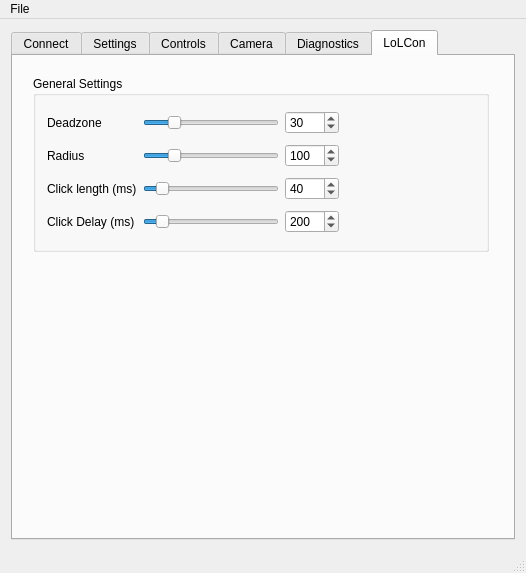
<?xml version="1.0" encoding="UTF-8"?>
<ui version="4.0">
 <class>MainWindow</class>
 <widget class="QMainWindow" name="MainWindow">
  <property name="geometry">
   <rect>
    <x>0</x>
    <y>0</y>
    <width>526</width>
    <height>573</height>
   </rect>
  </property>
  <property name="windowTitle">
   <string>QJoyControl</string>
  </property>
  <widget class="QWidget" name="centralWidget">
   <layout class="QGridLayout" name="gridLayout">
    <item row="1" column="0">
     <widget class="QTabWidget" name="tabWidget">
      <property name="currentIndex">
       <number>5</number>
      </property>
      <widget class="QWidget" name="tabConnect">
       <property name="minimumSize">
        <size>
         <width>0</width>
         <height>0</height>
        </size>
       </property>
       <attribute name="title">
        <string>Connect</string>
       </attribute>
       <layout class="QGridLayout" name="gridLayout_2">
        <item row="3" column="1">
         <widget class="QToolButton" name="toolButtonConnect">
          <property name="sizePolicy">
           <sizepolicy hsizetype="Preferred" vsizetype="Fixed">
            <horstretch>0</horstretch>
            <verstretch>0</verstretch>
           </sizepolicy>
          </property>
          <property name="text">
           <string>Connect</string>
          </property>
         </widget>
        </item>
        <item row="0" column="0" rowspan="5">
         <widget class="QListWidget" name="listWidgetDevices"/>
        </item>
        <item row="4" column="1">
         <widget class="QToolButton" name="toolButtonDisconnect">
          <property name="sizePolicy">
           <sizepolicy hsizetype="Preferred" vsizetype="Fixed">
            <horstretch>0</horstretch>
            <verstretch>0</verstretch>
           </sizepolicy>
          </property>
          <property name="text">
           <string>Disconnect</string>
          </property>
         </widget>
        </item>
        <item row="0" column="1">
         <widget class="QToolButton" name="toolButtonRefresh">
          <property name="sizePolicy">
           <sizepolicy hsizetype="Preferred" vsizetype="Fixed">
            <horstretch>0</horstretch>
            <verstretch>0</verstretch>
           </sizepolicy>
          </property>
          <property name="text">
           <string>Refresh</string>
          </property>
         </widget>
        </item>
        <item row="2" column="1">
         <widget class="QLabel" name="labelDeviceInfo">
          <property name="font">
           <font>
            <pointsize>10</pointsize>
           </font>
          </property>
          <property name="text">
           <string>No device connected</string>
          </property>
          <property name="wordWrap">
           <bool>true</bool>
          </property>
         </widget>
        </item>
        <item row="1" column="1">
         <widget class="QCheckBox" name="checkBoxOnlyNintendo">
          <property name="font">
           <font>
            <pointsize>10</pointsize>
           </font>
          </property>
          <property name="text">
           <string>Only show Nintendo devices</string>
          </property>
          <property name="checked">
           <bool>true</bool>
          </property>
         </widget>
        </item>
       </layout>
      </widget>
      <widget class="QWidget" name="tabSettings">
       <attribute name="title">
        <string>Settings</string>
       </attribute>
       <layout class="QGridLayout" name="gridLayout_5">
        <item row="1" column="0">
         <widget class="QGroupBox" name="groupBoxApplicationSettings">
          <property name="title">
           <string>Application settings</string>
          </property>
          <layout class="QGridLayout" name="gridLayout_6">
           <item row="2" column="0">
            <widget class="QCheckBox" name="checkBoxDiagnostics">
             <property name="text">
              <string>Show diagnostics tab</string>
             </property>
             <property name="checked">
              <bool>true</bool>
             </property>
            </widget>
           </item>
           <item row="4" column="0">
            <widget class="QCheckBox" name="checkBoxAppNap">
             <property name="text">
              <string>Prevent App Nap</string>
             </property>
             <property name="checked">
              <bool>true</bool>
             </property>
            </widget>
           </item>
           <item row="1" column="1">
            <spacer name="horizontalSpacer">
             <property name="orientation">
              <enum>Qt::Horizontal</enum>
             </property>
             <property name="sizeHint" stdset="0">
              <size>
               <width>40</width>
               <height>20</height>
              </size>
             </property>
            </spacer>
           </item>
           <item row="5" column="0">
            <widget class="QCheckBox" name="checkBoxIdleSleep">
             <property name="text">
              <string>Prevent idle sleep</string>
             </property>
            </widget>
           </item>
           <item row="6" column="0">
            <spacer name="verticalSpacer">
             <property name="orientation">
              <enum>Qt::Vertical</enum>
             </property>
             <property name="sizeHint" stdset="0">
              <size>
               <width>20</width>
               <height>40</height>
              </size>
             </property>
            </spacer>
           </item>
           <item row="1" column="0">
            <widget class="QCheckBox" name="checkBoxInvertIcon">
             <property name="text">
              <string>Use Dark Mode icon</string>
             </property>
             <property name="checked">
              <bool>true</bool>
             </property>
            </widget>
           </item>
           <item row="3" column="0">
            <widget class="QCheckBox" name="checkBoxWarnClose">
             <property name="text">
              <string>Warn on application close</string>
             </property>
             <property name="checked">
              <bool>true</bool>
             </property>
            </widget>
           </item>
           <item row="0" column="0">
            <widget class="QCheckBox" name="checkBoxAutoConnect">
             <property name="text">
              <string>Automatically reconnect</string>
             </property>
             <property name="checked">
              <bool>true</bool>
             </property>
            </widget>
           </item>
          </layout>
         </widget>
        </item>
        <item row="3" column="0">
         <widget class="QGroupBox" name="groupBoxJoyConSettings">
          <property name="title">
           <string>JoyCon Settings</string>
          </property>
          <layout class="QGridLayout" name="gridLayout_9">
           <item row="0" column="1">
            <widget class="QSpinBox" name="spinBoxPlayerLED">
             <property name="maximum">
              <number>255</number>
             </property>
             <property name="value">
              <number>144</number>
             </property>
             <property name="displayIntegerBase">
              <number>2</number>
             </property>
            </widget>
           </item>
           <item row="0" column="2">
            <spacer name="horizontalSpacer_3">
             <property name="orientation">
              <enum>Qt::Horizontal</enum>
             </property>
             <property name="sizeHint" stdset="0">
              <size>
               <width>40</width>
               <height>20</height>
              </size>
             </property>
            </spacer>
           </item>
           <item row="0" column="0">
            <widget class="QLabel" name="label">
             <property name="text">
              <string>Player LED</string>
             </property>
            </widget>
           </item>
           <item row="1" column="1">
            <spacer name="verticalSpacer_4">
             <property name="orientation">
              <enum>Qt::Vertical</enum>
             </property>
             <property name="sizeHint" stdset="0">
              <size>
               <width>20</width>
               <height>40</height>
              </size>
             </property>
            </spacer>
           </item>
          </layout>
         </widget>
        </item>
        <item row="2" column="0" colspan="2">
         <widget class="QGroupBox" name="groupBoxMouseSettings">
          <property name="title">
           <string>Mouse pointer settings</string>
          </property>
          <layout class="QGridLayout" name="gridLayout_7">
           <item row="1" column="2">
            <widget class="QSpinBox" name="spinBox_2">
             <property name="maximum">
              <number>10</number>
             </property>
             <property name="value">
              <number>8</number>
             </property>
            </widget>
           </item>
           <item row="2" column="1">
            <widget class="QDoubleSpinBox" name="doubleSpinBoxGyroDeadzone">
             <property name="maximum">
              <double>10.000000000000000</double>
             </property>
             <property name="singleStep">
              <double>0.010000000000000</double>
             </property>
             <property name="value">
              <double>0.030000000000000</double>
             </property>
            </widget>
           </item>
           <item row="1" column="0">
            <widget class="QLabel" name="label_3">
             <property name="text">
              <string>Gyro sensitivity</string>
             </property>
            </widget>
           </item>
           <item row="0" column="1">
            <widget class="QSlider" name="horizontalSliderAnalogSensitivity">
             <property name="minimum">
              <number>1</number>
             </property>
             <property name="maximum">
              <number>10</number>
             </property>
             <property name="value">
              <number>4</number>
             </property>
             <property name="orientation">
              <enum>Qt::Horizontal</enum>
             </property>
            </widget>
           </item>
           <item row="1" column="1">
            <widget class="QSlider" name="horizontalSliderGyroSensitivity">
             <property name="minimum">
              <number>1</number>
             </property>
             <property name="maximum">
              <number>10</number>
             </property>
             <property name="value">
              <number>8</number>
             </property>
             <property name="orientation">
              <enum>Qt::Horizontal</enum>
             </property>
            </widget>
           </item>
           <item row="0" column="0">
            <widget class="QLabel" name="label_2">
             <property name="text">
              <string>Analog sensitivity</string>
             </property>
            </widget>
           </item>
           <item row="0" column="2">
            <widget class="QSpinBox" name="spinBox">
             <property name="maximum">
              <number>10</number>
             </property>
             <property name="value">
              <number>4</number>
             </property>
            </widget>
           </item>
           <item row="3" column="1">
            <widget class="QCheckBox" name="checkBoxInvertMouse">
             <property name="layoutDirection">
              <enum>Qt::LeftToRight</enum>
             </property>
             <property name="text">
              <string>Invert Y-Axis</string>
             </property>
             <property name="tristate">
              <bool>false</bool>
             </property>
            </widget>
           </item>
           <item row="2" column="0">
            <widget class="QLabel" name="label_4">
             <property name="text">
              <string>Gyro deadzone</string>
             </property>
            </widget>
           </item>
           <item row="5" column="1">
            <spacer name="verticalSpacer_2">
             <property name="orientation">
              <enum>Qt::Vertical</enum>
             </property>
             <property name="sizeHint" stdset="0">
              <size>
               <width>20</width>
               <height>40</height>
              </size>
             </property>
            </spacer>
           </item>
           <item row="1" column="3">
            <spacer name="horizontalSpacer_2">
             <property name="orientation">
              <enum>Qt::Horizontal</enum>
             </property>
             <property name="sizeHint" stdset="0">
              <size>
               <width>40</width>
               <height>20</height>
              </size>
             </property>
            </spacer>
           </item>
          </layout>
         </widget>
        </item>
       </layout>
      </widget>
      <widget class="QWidget" name="tabControls">
       <attribute name="title">
        <string>Controls</string>
       </attribute>
       <layout class="QGridLayout" name="gridLayout_8">
        <item row="3" column="1">
         <widget class="QCheckBox" name="checkBoxGyroMouse">
          <property name="text">
           <string>Move mouse with gyro data</string>
          </property>
          <property name="checked">
           <bool>true</bool>
          </property>
         </widget>
        </item>
        <item row="0" column="1">
         <widget class="InputMapPanel" name="inputMapR" native="true"/>
        </item>
        <item row="0" column="0">
         <widget class="InputMapPanel" name="inputMapL" native="true">
          <property name="font">
           <font>
            <pointsize>10</pointsize>
           </font>
          </property>
         </widget>
        </item>
        <item row="3" column="0">
         <widget class="QCheckBox" name="checkBoxLolAnalog">
          <property name="enabled">
           <bool>true</bool>
          </property>
          <property name="text">
           <string>LoL left analog</string>
          </property>
         </widget>
        </item>
        <item row="1" column="1">
         <widget class="QCheckBox" name="checkBoxRightAnalogMouse">
          <property name="text">
           <string>Move mouse with right analog data</string>
          </property>
          <property name="checked">
           <bool>true</bool>
          </property>
         </widget>
        </item>
        <item row="1" column="0">
         <widget class="QCheckBox" name="checkBoxLeftAnalogMouse">
          <property name="text">
           <string>Move mouse with left analog data</string>
          </property>
          <property name="checked">
           <bool>true</bool>
          </property>
         </widget>
        </item>
        <item row="2" column="1">
         <widget class="QCheckBox" name="checkBoxRightClick">
          <property name="text">
           <string>Click with R / ZR</string>
          </property>
          <property name="checked">
           <bool>true</bool>
          </property>
         </widget>
        </item>
        <item row="2" column="0">
         <widget class="QCheckBox" name="checkBoxLeftClick">
          <property name="text">
           <string>Click with L / ZL</string>
          </property>
          <property name="checked">
           <bool>true</bool>
          </property>
         </widget>
        </item>
       </layout>
       <zorder>checkBoxLeftClick</zorder>
       <zorder>checkBoxGyroMouse</zorder>
       <zorder>checkBoxLeftAnalogMouse</zorder>
       <zorder>checkBoxRightAnalogMouse</zorder>
       <zorder>checkBoxRightClick</zorder>
       <zorder>inputMapL</zorder>
       <zorder>inputMapR</zorder>
       <zorder>checkBoxLolAnalog</zorder>
      </widget>
      <widget class="QWidget" name="tabCamera">
       <attribute name="title">
        <string>Camera</string>
       </attribute>
       <layout class="QGridLayout" name="gridLayout_3" columnstretch="1,10">
        <item row="3" column="0">
         <widget class="QGroupBox" name="groupBoxExposure">
          <property name="title">
           <string>Exposure</string>
          </property>
          <layout class="QGridLayout" name="gridLayout_10">
           <item row="0" column="0">
            <widget class="QSpinBox" name="spinBoxExposure">
             <property name="suffix">
              <string> us</string>
             </property>
             <property name="maximum">
              <number>600</number>
             </property>
             <property name="value">
              <number>600</number>
             </property>
            </widget>
           </item>
          </layout>
         </widget>
        </item>
        <item row="2" column="0">
         <widget class="QGroupBox" name="groupBoxResolution">
          <property name="title">
           <string>Resolution</string>
          </property>
          <layout class="QVBoxLayout" name="verticalLayout">
           <item>
            <widget class="QRadioButton" name="radioButton240">
             <property name="text">
              <string>240 x 320</string>
             </property>
             <property name="checked">
              <bool>false</bool>
             </property>
            </widget>
           </item>
           <item>
            <widget class="QRadioButton" name="radioButton120">
             <property name="text">
              <string>120 x 160</string>
             </property>
             <property name="checked">
              <bool>true</bool>
             </property>
            </widget>
           </item>
           <item>
            <widget class="QRadioButton" name="radioButton60">
             <property name="text">
              <string>60 x 80</string>
             </property>
             <property name="checked">
              <bool>false</bool>
             </property>
            </widget>
           </item>
           <item>
            <widget class="QRadioButton" name="radioButton30">
             <property name="text">
              <string>30 x 40</string>
             </property>
            </widget>
           </item>
          </layout>
         </widget>
        </item>
        <item row="1" column="0">
         <widget class="QPushButton" name="pushButtonStream">
          <property name="enabled">
           <bool>false</bool>
          </property>
          <property name="text">
           <string>Stream</string>
          </property>
         </widget>
        </item>
        <item row="0" column="0">
         <widget class="QPushButton" name="pushButtonCapture">
          <property name="text">
           <string>Capture</string>
          </property>
         </widget>
        </item>
        <item row="4" column="1">
         <widget class="QPushButton" name="pushButtonSaveImage">
          <property name="text">
           <string>Save...</string>
          </property>
         </widget>
        </item>
        <item row="0" column="1" rowspan="4">
         <widget class="QLabel" name="labelCameraPreview">
          <property name="sizePolicy">
           <sizepolicy hsizetype="MinimumExpanding" vsizetype="MinimumExpanding">
            <horstretch>0</horstretch>
            <verstretch>0</verstretch>
           </sizepolicy>
          </property>
          <property name="text">
           <string>IR Preview</string>
          </property>
          <property name="scaledContents">
           <bool>false</bool>
          </property>
         </widget>
        </item>
        <item row="4" column="0">
         <widget class="QComboBox" name="comboBoxColorMap"/>
        </item>
       </layout>
      </widget>
      <widget class="QWidget" name="tabDiagnostics">
       <attribute name="title">
        <string>Diagnostics</string>
       </attribute>
       <layout class="QGridLayout" name="gridLayout_4">
        <item row="5" column="0">
         <widget class="QLabel" name="labelRate">
          <property name="text">
           <string>Rate: </string>
          </property>
         </widget>
        </item>
        <item row="0" column="0">
         <widget class="QLabel" name="labelButtons">
          <property name="text">
           <string>Buttons:</string>
          </property>
         </widget>
        </item>
        <item row="3" column="0">
         <widget class="QLabel" name="labelAccel">
          <property name="text">
           <string>Accel:</string>
          </property>
         </widget>
        </item>
        <item row="6" column="0">
         <spacer name="verticalSpacer_3">
          <property name="orientation">
           <enum>Qt::Vertical</enum>
          </property>
          <property name="sizeHint" stdset="0">
           <size>
            <width>20</width>
            <height>40</height>
           </size>
          </property>
         </spacer>
        </item>
        <item row="4" column="0">
         <widget class="QLabel" name="labelGyro">
          <property name="text">
           <string>Gyro:</string>
          </property>
         </widget>
        </item>
        <item row="0" column="1">
         <spacer name="horizontalSpacer_4">
          <property name="orientation">
           <enum>Qt::Horizontal</enum>
          </property>
          <property name="sizeHint" stdset="0">
           <size>
            <width>40</width>
            <height>20</height>
           </size>
          </property>
         </spacer>
        </item>
        <item row="1" column="0">
         <widget class="QLabel" name="labelAnalogL">
          <property name="text">
           <string>Analog L:</string>
          </property>
         </widget>
        </item>
        <item row="2" column="0">
         <widget class="QLabel" name="labelAnalogR">
          <property name="text">
           <string>Analog R:</string>
          </property>
         </widget>
        </item>
       </layout>
      </widget>
      <widget class="QWidget" name="tab">
       <attribute name="title">
        <string>LoLCon</string>
       </attribute>
       <widget class="QGroupBox" name="groupBoxMouseSettings_4">
        <property name="geometry">
         <rect>
          <x>20</x>
          <y>20</y>
          <width>456</width>
          <height>176</height>
         </rect>
        </property>
        <property name="title">
         <string>General Settings</string>
        </property>
        <layout class="QGridLayout" name="gridLayout_30">
         <item row="2" column="0">
          <widget class="QLabel" name="label_15">
           <property name="text">
            <string>Click length (ms)</string>
           </property>
          </widget>
         </item>
         <item row="2" column="2">
          <widget class="QSpinBox" name="spinBox_clicklen">
           <property name="maximum">
            <number>1000</number>
           </property>
           <property name="value">
            <number>40</number>
           </property>
          </widget>
         </item>
         <item row="0" column="0">
          <widget class="QLabel" name="label_17">
           <property name="text">
            <string>Deadzone</string>
           </property>
          </widget>
         </item>
         <item row="1" column="2">
          <widget class="QSpinBox" name="spinBox_radius">
           <property name="maximum">
            <number>500</number>
           </property>
           <property name="value">
            <number>100</number>
           </property>
          </widget>
         </item>
         <item row="0" column="2">
          <widget class="QSpinBox" name="spinBox_deadzone">
           <property name="minimum">
            <number>0</number>
           </property>
           <property name="maximum">
            <number>100</number>
           </property>
           <property name="value">
            <number>30</number>
           </property>
          </widget>
         </item>
         <item row="2" column="1">
          <widget class="QSlider" name="horizontalSlider">
           <property name="maximum">
            <number>1000</number>
           </property>
           <property name="value">
            <number>100</number>
           </property>
           <property name="orientation">
            <enum>Qt::Horizontal</enum>
           </property>
          </widget>
         </item>
         <item row="0" column="1">
          <widget class="QSlider" name="deadzone_slider">
           <property name="minimum">
            <number>0</number>
           </property>
           <property name="maximum">
            <number>100</number>
           </property>
           <property name="value">
            <number>20</number>
           </property>
           <property name="orientation">
            <enum>Qt::Horizontal</enum>
           </property>
          </widget>
         </item>
         <item row="1" column="1">
          <widget class="QSlider" name="radius_slider">
           <property name="minimum">
            <number>1</number>
           </property>
           <property name="maximum">
            <number>500</number>
           </property>
           <property name="value">
            <number>100</number>
           </property>
           <property name="orientation">
            <enum>Qt::Horizontal</enum>
           </property>
          </widget>
         </item>
         <item row="1" column="0">
          <widget class="QLabel" name="label_16">
           <property name="text">
            <string>Radius</string>
           </property>
          </widget>
         </item>
         <item row="1" column="3">
          <spacer name="horizontalSpacer_13">
           <property name="orientation">
            <enum>Qt::Horizontal</enum>
           </property>
           <property name="sizeHint" stdset="0">
            <size>
             <width>40</width>
             <height>20</height>
            </size>
           </property>
          </spacer>
         </item>
         <item row="3" column="0">
          <widget class="QLabel" name="label_5">
           <property name="text">
            <string>Click Delay (ms)</string>
           </property>
          </widget>
         </item>
         <item row="3" column="2">
          <widget class="QSpinBox" name="spinBox_clickdelay">
           <property name="maximum">
            <number>1000</number>
           </property>
           <property name="value">
            <number>200</number>
           </property>
          </widget>
         </item>
         <item row="3" column="1">
          <widget class="QSlider" name="horizontalSlider_2">
           <property name="maximum">
            <number>1000</number>
           </property>
           <property name="value">
            <number>100</number>
           </property>
           <property name="orientation">
            <enum>Qt::Horizontal</enum>
           </property>
          </widget>
         </item>
        </layout>
       </widget>
      </widget>
     </widget>
    </item>
   </layout>
  </widget>
  <widget class="QStatusBar" name="statusBar"/>
  <widget class="QMenuBar" name="menuBar">
   <property name="geometry">
    <rect>
     <x>0</x>
     <y>0</y>
     <width>526</width>
     <height>22</height>
    </rect>
   </property>
   <widget class="QMenu" name="menuExit">
    <property name="title">
     <string>File</string>
    </property>
    <addaction name="actionQuit"/>
   </widget>
   <addaction name="menuExit"/>
  </widget>
  <action name="actionShow">
   <property name="text">
    <string>Show</string>
   </property>
  </action>
  <action name="actionQuit">
   <property name="text">
    <string>Quit</string>
   </property>
  </action>
 </widget>
 <layoutdefault spacing="6" margin="11"/>
 <customwidgets>
  <customwidget>
   <class>InputMapPanel</class>
   <extends>QWidget</extends>
   <header>inputmappanel.h</header>
   <container>1</container>
  </customwidget>
 </customwidgets>
 <resources/>
 <connections>
  <connection>
   <sender>horizontalSliderAnalogSensitivity</sender>
   <signal>valueChanged(int)</signal>
   <receiver>spinBox</receiver>
   <slot>setValue(int)</slot>
   <hints>
    <hint type="sourcelabel">
     <x>268</x>
     <y>358</y>
    </hint>
    <hint type="destinationlabel">
     <x>370</x>
     <y>353</y>
    </hint>
   </hints>
  </connection>
  <connection>
   <sender>horizontalSliderGyroSensitivity</sender>
   <signal>valueChanged(int)</signal>
   <receiver>spinBox_2</receiver>
   <slot>setValue(int)</slot>
   <hints>
    <hint type="sourcelabel">
     <x>271</x>
     <y>382</y>
    </hint>
    <hint type="destinationlabel">
     <x>365</x>
     <y>384</y>
    </hint>
   </hints>
  </connection>
  <connection>
   <sender>spinBox</sender>
   <signal>valueChanged(int)</signal>
   <receiver>horizontalSliderAnalogSensitivity</receiver>
   <slot>setValue(int)</slot>
   <hints>
    <hint type="sourcelabel">
     <x>334</x>
     <y>350</y>
    </hint>
    <hint type="destinationlabel">
     <x>291</x>
     <y>352</y>
    </hint>
   </hints>
  </connection>
  <connection>
   <sender>spinBox_2</sender>
   <signal>valueChanged(int)</signal>
   <receiver>horizontalSliderGyroSensitivity</receiver>
   <slot>setValue(int)</slot>
   <hints>
    <hint type="sourcelabel">
     <x>337</x>
     <y>376</y>
    </hint>
    <hint type="destinationlabel">
     <x>281</x>
     <y>384</y>
    </hint>
   </hints>
  </connection>
  <connection>
   <sender>actionQuit</sender>
   <signal>triggered()</signal>
   <receiver>MainWindow</receiver>
   <slot>close()</slot>
   <hints>
    <hint type="sourcelabel">
     <x>-1</x>
     <y>-1</y>
    </hint>
    <hint type="destinationlabel">
     <x>255</x>
     <y>286</y>
    </hint>
   </hints>
  </connection>
 </connections>
</ui>
